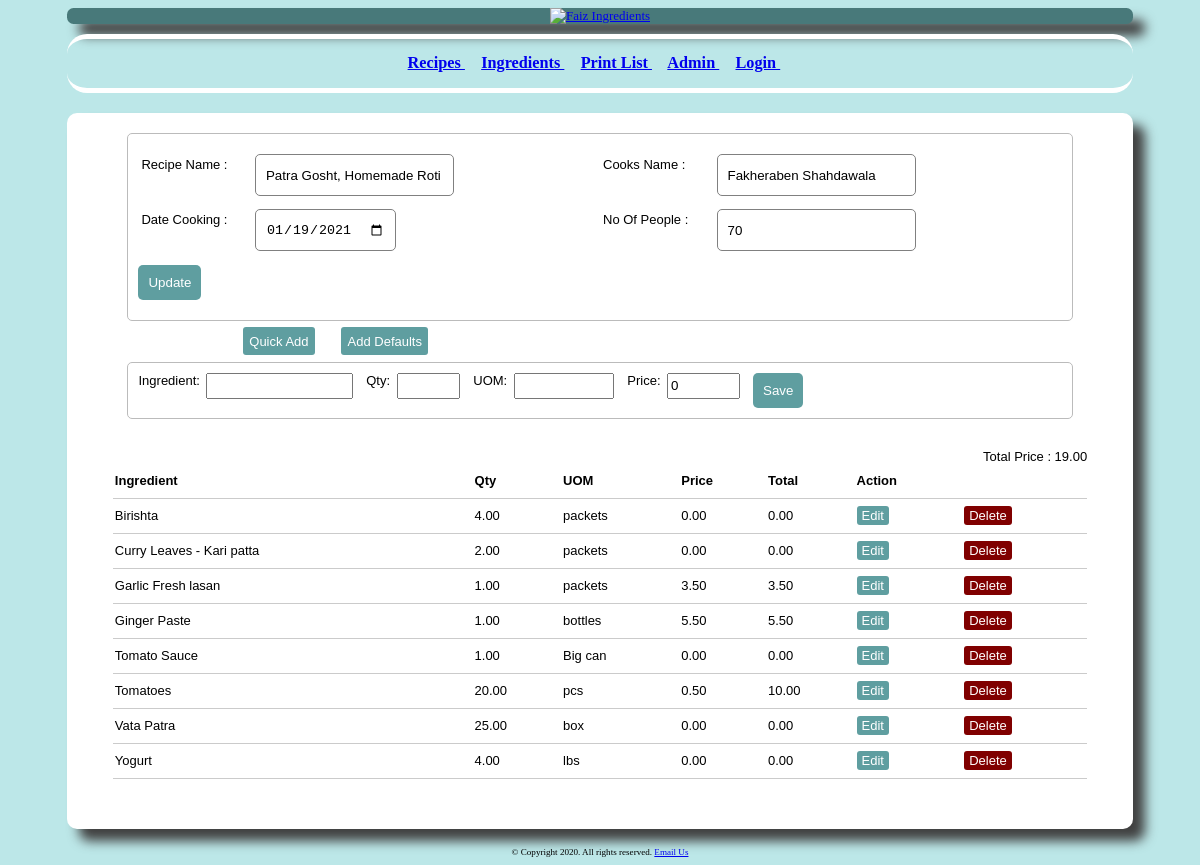
The app's page /recipe_master.php?edit=41 with its own data.
### tables this page shows
CREATE TABLE `recipe_master` (
  `recipe_id` int(11) NOT NULL,
  `recipe_name` varchar(100) NOT NULL,
  `cook_name` varchar(30) NOT NULL,
  `date_cooked` date NOT NULL,
  `no_of_people` int(11) NOT NULL,
  `food_type` varchar(30) NOT NULL,
  `is_public` varchar(1) NOT NULL,
  `comments` varchar(300) NOT NULL,
  `time_added` datetime NOT NULL DEFAULT CURRENT_TIMESTAMP,
  `time_updated` datetime NOT NULL DEFAULT CURRENT_TIMESTAMP,
  `cook_id` int(11) NOT NULL
);

CREATE TABLE `recipe_detail` (
  `recipe_id` int(11) NOT NULL,
  `ingredient_id` int(11) NOT NULL,
  `qty` decimal(11,2) NOT NULL,
  `uom` varchar(30) NOT NULL,
  `price` float(10,2) NOT NULL,
  `det_comment` varchar(300) NOT NULL,
  `time_added` datetime NOT NULL DEFAULT CURRENT_TIMESTAMP,
  `time_updated` datetime NOT NULL DEFAULT CURRENT_TIMESTAMP,
  `det_id` int(11) NOT NULL
);

CREATE TABLE `ingredient_master` (
  `ingredient_id` int(11) NOT NULL,
  `ingredient_name` varchar(100) NOT NULL,
  `store_id` varchar(30) NOT NULL,
  `default_uom` varchar(30) NOT NULL,
  `default_price` float(10,2) NOT NULL,
  `ing_comment` varchar(300) NOT NULL,
  `isBulk` tinyint(4) NOT NULL,
  `added_by` varchar(100) NOT NULL,
  `time_added` datetime NOT NULL DEFAULT CURRENT_TIMESTAMP,
  `cat_id` varchar(3) NOT NULL
);

### recipe.php (called while the page is built, shortened)
<?php
	$ingName = "";
	$qty = "";
	$uom = "";
	$det_edit_state = false;
 ?>

### recipe_master.php (the view, shortened to what this page needs)
<?php
	require ("header.php");
	include('./recipe.php');
	$detResults = "";
	$price=0;
	$totalprice=0;
	$recipeId =$_SESSION['recipeId'];
	if ( isset($_GET['edit']) ) {
		$recipeId = $_GET['edit'];
		$edit_state = true;
		$rec = mysqli_query($dbc, "SELECT recipe_name, no_of_people, recipe_id, cook_name, date_cooked, food_type, is_public, comments  from recipe_master where recipe_id =$recipeId");
		$record = mysqli_fetch_array($rec);
		$recipeName = $record['recipe_name'];
		$noOfPeople = $record['no_of_people'];
		$cookName   = $record['cook_name'];
		$dateCooked = $record['date_cooked'];
		$detResults = mysqli_query($dbc, "Select det_id, a.ingredient_id, ingredient_name, qty, uom, a.price, det_comment from recipe_detail a, ingredient_master b where a.ingredient_id = b.ingredient_id and  a.recipe_id = '$recipeId' order by ingredient_name ") or die ('Could not get Recipe details : ' . mysqli_connect_error());
		if(!empty($detResults)){
			$sumrec = mysqli_query($dbc, "SELECT sum( qty * a.price) totalprice from recipe_detail a, ingredient_master b  where  a.ingredient_id = b.ingredient_id and recipe_id = $recipeId ")  or die ('Could not get Ingredient details : ' . mysqli_connect_error()) ;
			$sumRecord = mysqli_fetch_array($sumrec);
			$totalprice = $sumRecord['totalprice'];
		}
	}
?>
<div>
	<form  method="POST" action="./recipe.php">
	<div class="input-group">
		<div class="col1">
			<label for recipeName > Recipe Name :</label>
			<input type="text" name="recipeName" value="<?php echo $recipeName; ?>">
		</div>
		<div class="col2">
			<label for cookName> Cooks Name :</label>
			<input type="text" name="cookName" value="<?php echo $cookName; ?>">
		</div>
		<div class="col1">
			<label for dateCooked>Date Cooking :</label>
			<input  type="date" name="dateCooked" value="<?php echo $dateCooked; ?>">
		</div>
		<div class="col2">
			<label for > No Of People :</label>
			<input  type="number" name="noOfPeople" value="<?php echo $noOfPeople; ?>">
		</div>
	</div>
	<div class="input-group">
		<?php if ($edit_state == false): ?>
			<button type="submit" name="save" class="btn">Save</button>
		<?php else: ?>
				<button type="submit" name="update" class="btn">Update</button>
		<?php endif ?>
	</div>
</form>
</div>
	<div class="buttonline">
			<ul>
				<li> <a  href="ing_list.php?addIng=<?php echo $recipeId; ?>">Quick Add </a> </li>
				<li> <a  href="ing_list.php?addIng=<?php echo $recipeId; ?>">Add Defaults </a></li>
			</ul>
	</div>
	<br>
	<div >
	<?php if (!empty($recipeId))  { ?>
		<form  class="editform" method="POST" action="./ingredients.php">
			<div >
				<label for ingName  >Ingredient:</label>
				<input type="text" style = "width:15%" name="ingName" value="<?php echo $ingName; ?>">
				<label for qty  >Qty:</label>
				<input  style = "width:6%"  type="number" name="qty"  step=".01" autofocus value="<?php echo $qty; ?>">
				<label for uom  >UOM:</label>
				<input style = "width:10%"  type="text" name="uom" value="<?php echo $uom; ?>">
				<label for price  >Price:</label>
				<input  style = "width:7%"  type="number" name="price"  step=".01"  value="<?php echo $price; ?>">
				<?php if ($det_edit_state == false): ?>
					<button type="submit" name="save" class="btn">Save</button>
				<?php else: ?>
						<button type="submit" name="update" class="btn">Update</button>
				<?php endif ?>
			</div>
		</form>
	</div>
		<table>
			<caption style="text-align: right;"> Total Price : <?php echo sprintf("%01.2f", $totalprice) ?></caption>
				<thead>
					<tr>
						<th>Ingredient</th>
						<th>Qty</th>
						<th>UOM</th>
						<th>Price</th>
						<th>Total</th>
						<th >Action</th>
						<th>  </th>
					</tr>
				</thead>
				<tbody>
					<?php if (!empty($detResults)) {
						$rowprice=0;       ?>
						<?php while ($row = mysqli_fetch_array($detResults)){
							$rowprice= $row['qty'] * $row['price'];
							$totalprice = $totalprice +  $rowprice; ?>
							<tr>
								<td><?php echo $row['ingredient_name']; ?> </td>
								<td><?php echo $row['qty']; ?></td>
								<td><?php echo $row['uom']; ?></td>
								<td><?php echo $row['price']; ?></td>
								<td><?php echo sprintf("%01.2f", $rowprice) ?></td>
								<td>
									<a class="edit_btn" href="recipe_master.php?ingEdit=<?php echo $row['ingredient_id']; ?> &edit=<?php echo $recipeId; ?>">Edit</a>
								</td>
								<td>
									<a class="del_btn" href="ingredients.php?del=<?php echo $row['det_id']; ?>">Delete</a>
								</td>
							</tr>
						<?php } ?>
					<?php } ?>
				</tbody>
		</table>
</div>
<?php  } ?>
<?php
	require ("footer.php");
?>

### style.css (style rules this page uses)
body { background-color: #bce7e8; }
table { width: 70%; margin: 30px auto; border-collapse: collapse; text-align: left; }
tr { border-bottom: 1px solid #cbcbcb; }
th, td { border: none; height: 30px; padding: 2px; }
form { width: 65%; margin-left: auto; margin-right: auto; text-align: left; padding: 10px; border: 1px solid #bbbbbb; border-radius: 5px; }
.buttonline { width: 80%; margin-left: auto; margin-right: auto; margin-top: 0; margin-bottom: 2em ; }
.buttonline li { float: left; margin-left: 1em; margin-right: 1em; height: 1em; }
.buttonline a { text-decoration: none; padding: 0.5em; background: #5F9EA0; color: white; border-radius: 3px; height: 5em; }
.col1 { clear: both; }
.col2 { float: right; }
ul { list-style-type: none; }
input, select { display: block; margin-bottom: 1em; }
label { display: block; }
.editform label { display: block; width=20% }
.editform input { display: block; }
.input-group { margin: 10px 0px 10px 0px; }
.input-group label { display: block; text-align: left; margin: 3px; }
.input-group input, .input-group select { height: 30px; padding: 5px 10px; border-radius: 5px; border: 1px solid gray; }
.btn { text-decoration: none; padding: 10px; color: white; background: #5F9EA0; border: none; border-radius: 5px; }
.edit_btn { text-decoration: none; padding: 2px 5px; background: #5F9EA0; color: white; border-radius: 3px; }
.del_btn { text-decoration: none; padding: 2px 5px; color: white; border-radius: 3px; background: #800000; }
.col1 { width:100%; display: block; }
.col2 { width:100%; display: block; }
@media only screen and (min-width: 468px) { label { float: left; padding-right: 0.5em; text-align: right; width: 8em ; } }
@media only screen and (min-width: 468px) { table { width: 90%; } }
@media only screen and (min-width: 468px) { .editform label { display: block; } }
@media only screen and (min-width: 468px) { .editform input { display: block; } }
@media only screen and (min-width: 700px) { body { font-size: 13px; } }
@media only screen and (min-width: 700px) { table { width: 95%; } }
@media only screen and (min-width: 700px) { form { width: 90%; } }
@media only screen and (min-width: 700px) { ul { margin-left: auto; margin-right: auto; } }
@media only screen and (min-width: 700px) { .col1 { width:50%; float: left; } }
@media only screen and (min-width: 700px) { .col2 { width:50%; float: right; } }
@media only screen and (min-width: 700px) { .editform input { float: left; margin-left: 0 ; margin-right: 1em; margin-top: 0; margin-bottom: 0; height: 1.5em; } }
@media only screen and (min-width: 700px) { .editform label { padding-left: 0; padding-right: 0.5em; float: left; width : max-content; align-items: center; } }

### records on screen
recipe_master: recipeName "Patra Gosht, Homemade Roti", cookName "Fakheraben Shahdawala", dateCooked "01/19/2021", noOfPeople "70"
recipe_detail: ingredient.ingredient_name "Birishta", qty "4.00", uom "packets", price "0.00"
recipe_detail: ingredient.ingredient_name "Curry Leaves - Kari patta", qty "2.00", uom "packets", price "0.00"
recipe_detail: ingredient.ingredient_name "Garlic Fresh lasan", qty "1.00", uom "packets", price "3.50"
recipe_detail: ingredient.ingredient_name "Ginger Paste", qty "1.00", uom "bottles", price "5.50"
recipe_detail: ingredient.ingredient_name "Tomato Sauce", qty "1.00", uom "Big can", price "0.00"
recipe_detail: ingredient.ingredient_name "Tomatoes", qty "20.00", uom "pcs", price "0.50", rowprice "10.00"
recipe_detail: ingredient.ingredient_name "Vata Patra", qty "25.00", uom "box", price "0.00"
recipe_detail: ingredient.ingredient_name "Yogurt", qty "4.00", uom "lbs", price "0.00"

### other values on screen
$totalprice "19.00"
